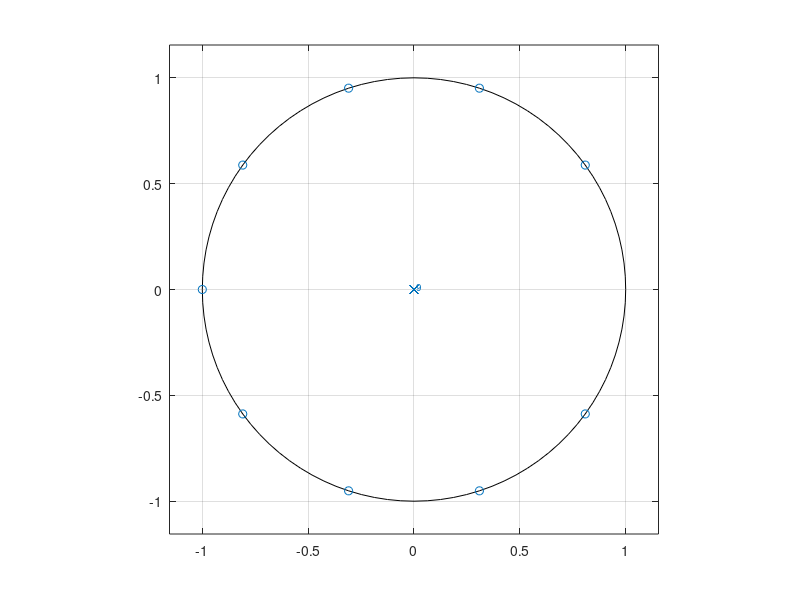
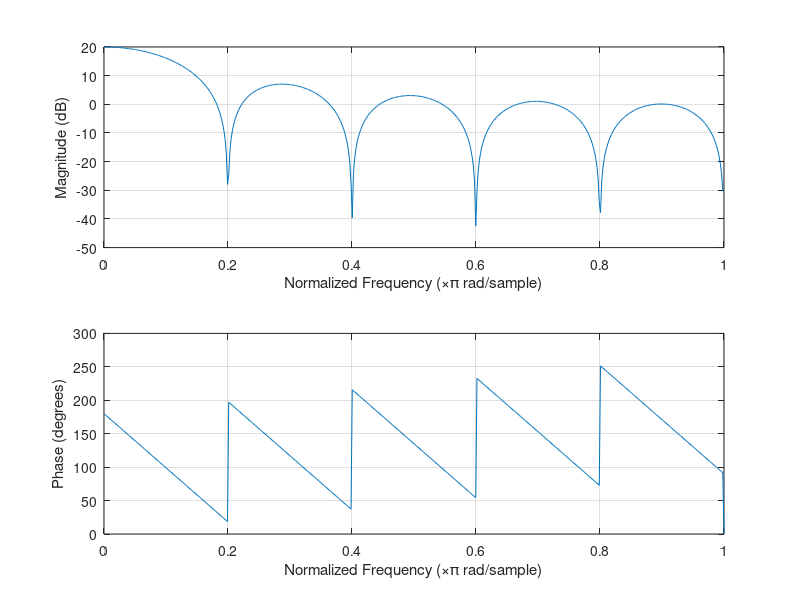
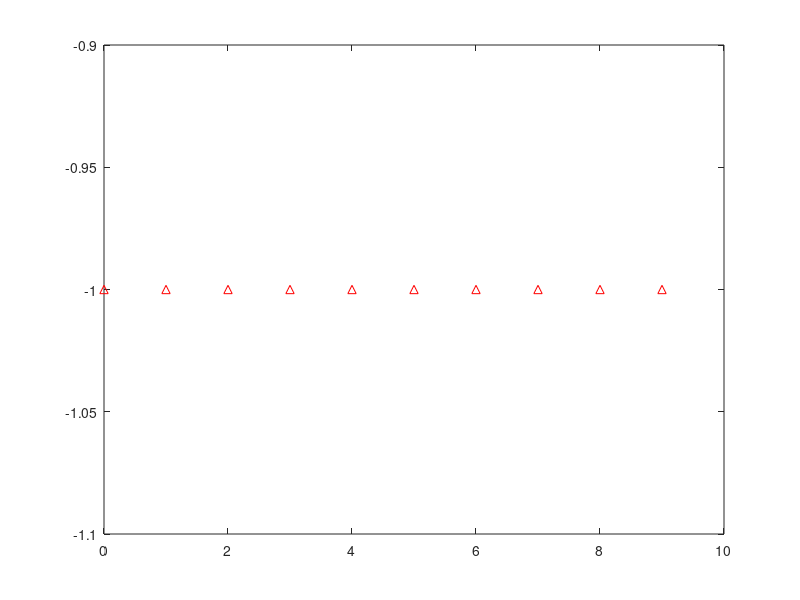

Reproduce these figures in MATLAB, in order. (Note: this script raises an error after producing the figures.)
% Macky McWhirter
% Homework 5



% CIC Cascade coefficients
b = [ -1, -1, -1, -1, -1, -1, -1, -1, -1, -1];
a = 1;

b2 = [ -1, -1, -1, -1, -1, -1, -1, -1, -1, -1];
a2 = 1;

% CIC before cascade
% Pole-Zero
figure()
zplane(b,a);

% Freq Response
figure()
title('Freq Response')
freqz(b,a)

% Coefficients
figure()
impz(b,a);

%return;

% Cascade the two filters
filter1 = dfilt.df2t(b,a);
filter2 = dfilt.df2t(b2,a2);
cascade = dfilt.cascade(filter1,filter2); 

% Freq response of cascaded filter
freqz(cascade);
 
% Impulse response of cascaded filter
impz(cascade);